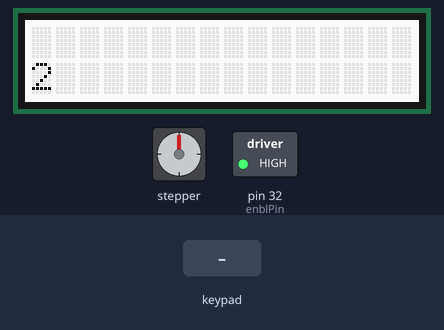
Bench run of a sketch on a simulated Arduino Mega 2560, built with avr-gcc and run on an emulated ATmega2560. Parts: stepper motor, 16×2 character LCD, switched loads named in the sketch (green lamp = pin HIGH). Wiring (inferred from the names in the program): stepper motor driver (200 steps per turn assumed): step pin 26; direction pin 28. The inputs (shaded band) are chosen by the test bench. Pins used as bus, display or sensor lines are not drawn; what the sketch prints to the serial monitor is not drawn.

Above: at 2.3 s.
2.4 s: key 'L' pressed
At 2.9 s:
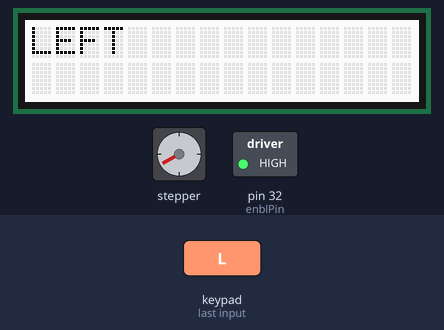
5.4 s: key 'R' pressed
At 5.9 s:
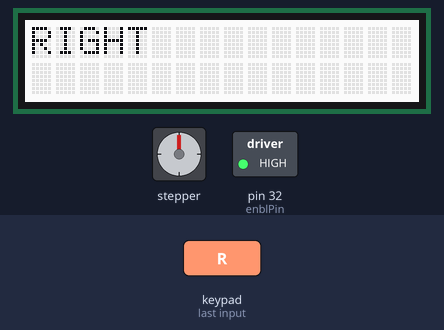
7.5 s: key 'R' pressed
At 9.8 s:
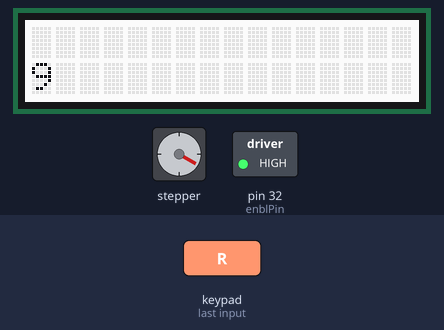
Timing chart, 0 to 11.3 s (numbered marks = the images above; inputs shaded):
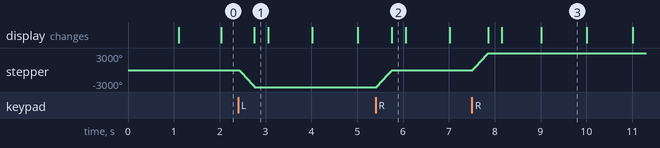

Measured:
- after the input at 2.4 s, stepper: turns 3000° counter-clockwise in 0.34 s, starting at once; the display: changes after 0.36 s (image 1)
- after the input at 5.4 s, stepper: turns 3000° clockwise in 0.33 s, starting at once; the display: changes after 0.36 s (image 2)
- after the input at 7.5 s, stepper: turns 3000° clockwise in 0.33 s, starting at once; the display: first changes after 0.36 s (image 3 shows a later state)
- what the display in image 3 shows lasts 1.0 s, from 9.0 s to 10.0 s

The sketch:

Sonar_FOV_Move_Target.ino
```cpp
//Joe Sanford
//17JUL02018
//Intellibot

//Sonar FOV-Move Target
/*This sketch helps to automate part of a sonar field of view
 * data set gathering task
 * This sketch moves a target in the y-axis (perpindicular to
 * the sonar field of view) in 1 cm increments
 * This sketch only moves the target in 1-axis
 *
 * We use an Arduino MEGA 2560 to command a
 * DQ542MA 2H Microstep driver that drives a NEMA STEPPER MOTOR
 * in 1/8 Microstepping
 *
 * July 2018 V 1.0: Initial Version
 *
 */

 #include <SoftwareSerial.h>   //Software Serial Port
//#include <LiquidCrystal.h>
#include <Wire.h>
#include <Adafruit_RGBLCDShield.h>
#include <utility/Adafruit_MCP23017.h>

Adafruit_RGBLCDShield lcd = Adafruit_RGBLCDShield();

// These #defines make it easy to set the backlight color
#define RED 0x1
#define YELLOW 0x3
#define GREEN 0x2
#define TEAL 0x6
#define BLUE 0x4
#define VIOLET 0x5
#define WHITE 0x7

int stepPin = 26;
int dirPin = 28;  //direction is set by button press
int enblPin = 32; //stepper motor enabled and disabled in singleStep()

const char firstlineText[17] = "Sonar_FOV_ ";
const char secondlineText[17] = "Move_TargetV1.0 ";

void setup()
{

  Serial.begin(9600);

  lcd.begin(16,2);
  lcd.clear();
  lcd.setCursor(0, 0);
  lcd.print(firstlineText);
  lcd.setCursor(0,1);
  lcd.print(secondlineText);
  int time = millis();
  lcd.print("Hello, world!");
  time = millis() - time;
  Serial.print("Took "); Serial.print(time); Serial.println(" ms");
  lcd.setBacklight(WHITE);
  //lcd.println("Distances in mm ");
  //delay(2000);

  pinMode (stepPin, OUTPUT);
  pinMode (dirPin, OUTPUT);
  pinMode (enblPin, OUTPUT);
  digitalWrite(stepPin, LOW);
  delay(1000);
  //digitalWrite(dirPin, LOW); //these are set in singleStep()
  digitalWrite(enblPin, HIGH); //these are set in singleStep()
} //void setup()

void singleStep()
{
  digitalWrite(enblPin, HIGH);
  for(int x=0; x<1667; x++)
  { //Double Check number of revolutions
    digitalWrite(stepPin, HIGH);
    delayMicroseconds(100);
    digitalWrite(stepPin, LOW);
    delayMicroseconds(100);
  } //for(int x=0...
} //void singleStep

//uint8_t i=0;
void loop()
{
  lcd.clear();
  lcd.setCursor(0, 1);
  lcd.print(millis()/1000); // print the number of seconds since reset:
  uint8_t buttons = lcd.readButtons(); //setting up button read
  if (buttons)
  {
    lcd.clear();
    lcd.setCursor(0,0);

    if (buttons & BUTTON_LEFT)
    {
      lcd.print("LEFT ");
      lcd.setBacklight(GREEN);
      digitalWrite(dirPin, LOW);
      singleStep();
      lcd.setBacklight(WHITE); //reset LCD back to white
    } //if (buttons & ...

    if (buttons & BUTTON_RIGHT)
    {
      lcd.print("RIGHT ");
      lcd.setBacklight(GREEN);
      digitalWrite(dirPin, HIGH);
      singleStep();
      lcd.setBacklight(WHITE); //reset LCD back to white
    } //if (buttons & ...
  } //if (buttons) {

} // void loop()
```
